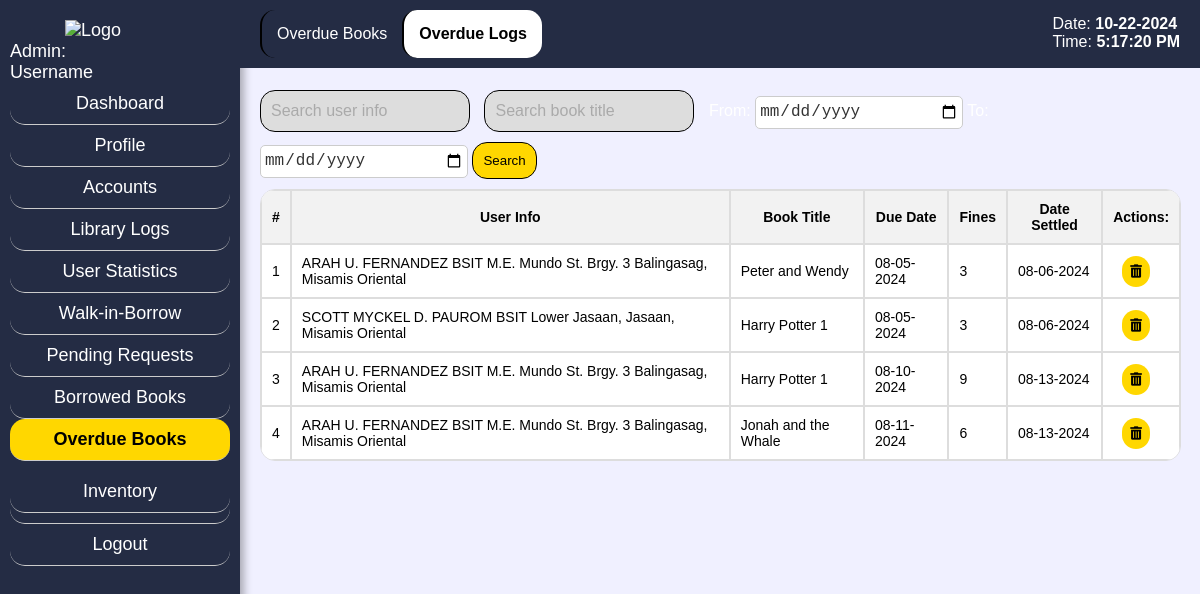
Page /admin_ol.php on the committed database.
### tables this page shows
CREATE TABLE `ovrd` (
  `oid` int(9) NOT NULL,
  `rid` int(9) NOT NULL,
  `uid` int(99) NOT NULL,
  `info` varchar(255) NOT NULL,
  `bid` int(99) NOT NULL,
  `title` varchar(255) NOT NULL,
  `fines` varchar(255) NOT NULL,
  `date_set` date NOT NULL
);

CREATE TABLE `inventory` (
  `bid` int(9) NOT NULL,
  `title` varchar(99) NOT NULL,
  `author` varchar(99) NOT NULL,
  `year` varchar(99) NOT NULL,
  `genre` varchar(255) NOT NULL,
  `dew_num` varchar(99) NOT NULL,
  `ISBN` varchar(99) NOT NULL,
  `shlf_num` varchar(99) NOT NULL,
  `cndtn` varchar(99) NOT NULL,
  `add_info` varchar(500) NOT NULL,
  `status` varchar(255) NOT NULL,
  `added_by` varchar(99) NOT NULL
);

CREATE TABLE `users` (
  `uid` int(9) NOT NULL,
  `contact` varchar(255) NOT NULL,
  `username` varchar(255) NOT NULL,
  `password` varchar(255) NOT NULL,
  `info` varchar(255) NOT NULL,
  `idnum` varchar(255) NOT NULL,
  `user_type` varchar(99) NOT NULL,
  `profile_image` varchar(99) NOT NULL,
  `status` varchar(99) NOT NULL
);

### admin_ol.php (the view, shortened to what this page needs)
<?php
include 'config.php';
?>
<!DOCTYPE html>
<html lang="en">
<head>
    <link rel="stylesheet" href="css/admin_srch.css">
    <link rel="stylesheet" href="https://cdnjs.cloudflare.com/ajax/libs/font-awesome/5.15.4/css/all.min.css">
</head>
<body class="bg">
<div class="sidebar">
    <span style="margin-left: 25%;"><img src="css/pics/logop.png" alt="Logo" class="logo"></span>
        <?php
        if(isset($admin_username_display)) {
            echo '<div class="hell">Admin: ' . $admin_username_display . '</span></div>';
        } else {
            echo '<div>Admin: <br>Username</div>';
        }
        ?>
        <a href="admin_dash.php<?php if(isset($aid)) echo '?aid=' . $aid; ?>" class="sidebar-item">Dashboard</a>
        <a href="admin_pf.php<?php if(isset($aid)) echo '?aid=' . $aid; ?>" class="sidebar-item">Profile</a>
        <a href="admin_srch.php<?php if(isset($aid)) echo '?aid=' . $aid; ?>" class="sidebar-item">Accounts</a>
        <a href="admin_attd.php<?php if(isset($aid)) echo '?aid=' . $aid; ?>" class="sidebar-item">Library Logs</a>
        <a href="admin_stat.php<?php if (isset($aid)) echo '?aid=' . $aid; ?>" class="sidebar-item">User Statistics</a>
        <a href="admin_wres.php<?php if(isset($aid)) echo '?aid=' . $aid; ?>" class="sidebar-item">Walk-in-Borrow</a>
        <a href="admin_preq.php<?php if(isset($aid)) echo '?aid=' . $aid; ?>" class="sidebar-item">Pending Requests</a>
        <a href="admin_brel.php<?php if(isset($aid)) echo '?aid=' . $aid; ?>" class="sidebar-item">Borrowed Books</a>
        <a href="admin_ob.php<?php if(isset($aid)) echo '?aid=' . $aid; ?>" class="sidebar-item active">Overdue Books</a>
        <div class="sidebar-item dropdown">
            <a href="#" class="dropdown-link" onmouseover="toggleDropdown(event)">Inventory</a>
        </div>
        <a href="login.php" class="sidebar-item logout-btn">Logout</a>
    </div>
    <div class="content">
        <nav class="secondary-navbar">
            <a href="admin_ob.php<?php if(isset($aid)) echo '?aid=' . $aid; ?>" class="secondary-navbar-item">Overdue Books</a>
            <a href="admin_ol.php<?php if(isset($aid)) echo '?aid=' . $aid; ?>" class="secondary-navbar-item active">Overdue Logs</a>
        </nav>
    </div>
    <div class="fixed-date-time">
        <p>Date: <span id="current-date"><?php echo date("m-d-Y"); ?></span></p>
        <p>Time: <span id="current-time"></span></p>
    </div>
    <div class="content-container">
    <div class="search-bar">
        <input type="text" id="searchInfo" placeholder="Search user info">
        <input type="text" id="searchTitle" placeholder="Search book title">
        <label for="start-date" style="color: white;">From:</label>
            <input type="date" id="startDate" name="start_date" placeholder="Start Date">
        <label for="end-date" style="color: white;">To:</label>
            <input type="date" id="endDate" name="end_date" placeholder="End Date">
        <button type="button" onclick="searchTable()">Search</button>
    </div>
    <table id="dataTable">
    <thead>
        <tr>
            <th>#</th>
            <th>User Info</th>
            <th>Book Title</th>
            <th>Due Date</th>
            <th>Fines</th>
            <th>Date Settled</th>
            <th>Actions:</th>
        </tr>
    </thead>
    <tbody>
        <?php
        $query = "SELECT ovrd.oid, ovrd.uid, ovrd.bid, ovrd.title, ovrd.fines, ovrd.date_set, ovrd.info, users.info AS student_info, inventory.title AS book_title, rsv.due_date FROM ovrd
        LEFT JOIN users ON ovrd.uid = users.uid
        LEFT JOIN inventory ON ovrd.bid = inventory.bid
        LEFT JOIN rsv ON ovrd.rid = rsv.rid";
        $result = $mysqli->query($query);
        if ($result && $result->num_rows > 0) {
            $counter = 1;
            while ($row = $result->fetch_assoc()) {
                echo "<tr>";
                echo "<td>" . $counter++ . "</td>";
                if ($row["uid"] == 0) {
                    echo "<td>" . $row["info"] . "</td>";
                } else {
                    echo "<td>" . $row["student_info"] . "</td>";
                }
                echo "<td>" . $row["book_title"] . "</td>";
                echo "<td>" . $row["due_date"] . "</td>";
                echo "<td>" . $row["fines"] . "</td>";
                echo "<td>" . date('m-d-Y', strtotime($row["date_set"])) . "</td>";
                echo "<td style='text-align: center;'>
                    <form id='delete_form_" . $row["oid"] . "' name='delete_form_" . $row["oid"] . "' method='post'>
                        <input type='hidden' name='delete_reservation' value='true'>
                            <input type='hidden' name='reservation_id' value='" . $row["oid"] . "'>
                            <button type='button' class='delete-btn' onclick='deleteReservation(" . $row["oid"] . ")'><i class='fas fa-trash-alt'></i></button>
                    </form>
                    </td>";
                echo "</tr>";
            }
        } else {
            echo "<tr><td colspan='7'>No records found.</td></tr>";
        }
        ?>
    </tbody>
</table>
</div>
</body>
</html>

### css/admin_srch.css (style rules this page uses)
.bg { margin: 0; padding: 0; font-family: Century Gothic,CenturyGothic,AppleGothic,sans-serif; background-color: #F0F0FF; }
.logo { height: 50px; width: auto; }
.sidebar { background-color: #242c44; width: 220px; padding: 20px 10px 20px 10px; height: 100%; font-size: 18px; position: fixed; top: 0; color: white; box-shadow: 4px 0 8px rgba(0, 0, 0, 0.3); }
.sidebar-item { padding: 10px 0; border-bottom: 1px solid #ccc; text-decoration: none; color: white; display: block; text-align: center; border-radius: 15px; }
.sidebar-item.active { background-color: gold; color: black; font-weight: bold; display: block; padding: 10px 0; }
.logout-btn { margin-top: auto; padding: 10px 0; text-decoration: none; color: white; display: block; text-align: center; border-radius: 15px; }
.secondary-navbar { background-color: #242c44; padding: 10px 20px; display: block; float: left; align-items: center; margin-left: 240px; position: fixed; width: 100%; position: fixed; top: 0; z-index: 1000; }
.secondary-navbar-item { padding: 15px; text-decoration: none; color: white; display: block; border-left: 2px solid black; float: left; text-align: center; border-radius: 15px; }
.secondary-navbar-item.active { background-color: white; color: black; font-weight: bold; }
.content-container { margin-top: 70px; margin-left: 240px; padding-left: 20px; overflow-y: auto; height: calc(100% - 70px); padding-bottom: 20px; }
.search-bar { margin-top: 20px; margin-bottom: 20px; }
.search-bar input[type="text"], .search-bar input[type="number"], .search-bar select, .search-bar button[type="submit"] { padding: 10px; font-size: 16px; border: 1px solid black; display: inline-block; margin-right: 10px; background-color: #ddd; }
.search-bar input[type="text"] { width: 20%; border-radius: 15px; }
input[type="date"] { width: 200px; height: 25px; padding: 3px; border: 1px solid #ccc; border-radius: 5px; background-color: #fff; color: #333; font-size: 16px; outline: none; }
input[type="date"]::placeholder { color: #aaa; }
.search-bar input[type="text"]::placeholder { color: #aaa; }
.search-bar button[type="button"] { background-color: gold; color: black; cursor: pointer; border-radius: 15px; padding: 10px; border: solid black 1px; }
#dataTable { cursor: pointer; }
table { width: 98%; margin-top: -10px; font-size: 14px; border-spacing: 0; border-radius: 15px; overflow: hidden; border: 1px solid #ddd; }
table tr { color: black; background-color: white; }
table th, table td { padding: 10px; border: 1px solid #ddd; text-align: left; }
table th { background-color: #f2f2f2; text-align: center; }
.fixed-date-time { position: fixed; top: 15px; right: 20px; color: white; font-size: 16px; z-index: 1000; }
.fixed-date-time p { margin: 0; padding: 0; }
.fixed-date-time span { font-weight: bold; }
.edit-btn, .delete-btn { border: none; background-color: gold; color: black; border-radius: 30px; padding: 8px; cursor: pointer; transition: background-color 0.3s; margin-right: 10px; text-decoration: none; }
input[type="number"], input[type="text"] { width: 500px; height: 20px; padding: 5px; border: none; border-radius: 5px; margin-bottom: 10px; background-color: white; color: black; }
.dropdown-link { padding: 10px 0; border-bottom: 1px solid #ccc; text-decoration: none; color: white; display: block; text-align: center; border-radius: 15px; }

### rows in the picture
ovrd: info "ARAH U. FERNANDEZ BSIT M.E. Mundo St. Brgy. 3 Balingasag, Misamis Oriental", bid.title "Peter and Wendy", fines "3", date_set "08-06-2024"
ovrd: uid.info "SCOTT MYCKEL D. PAUROM BSIT Lower Jasaan, Jasaan, Misamis Oriental", bid.title "Harry Potter 1", fines "3", date_set "08-06-2024"
ovrd: uid.info "ARAH U. FERNANDEZ BSIT M.E. Mundo St. Brgy. 3 Balingasag, Misamis Oriental", bid.title "Harry Potter 1", fines "9", date_set "08-13-2024"
ovrd: info "ARAH U. FERNANDEZ BSIT M.E. Mundo St. Brgy. 3 Balingasag, Misamis Oriental", bid.title "Jonah and the Whale", fines "6", date_set "08-13-2024"
